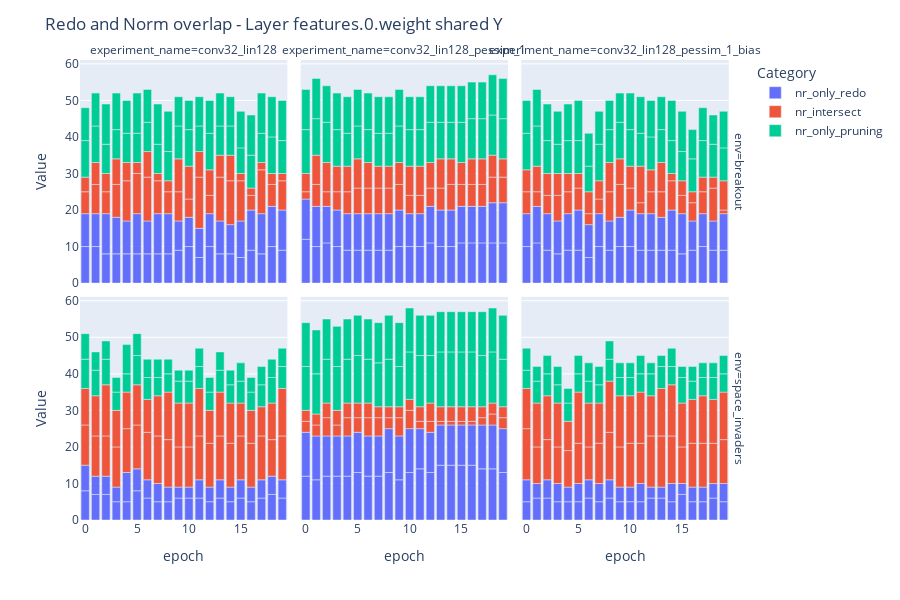
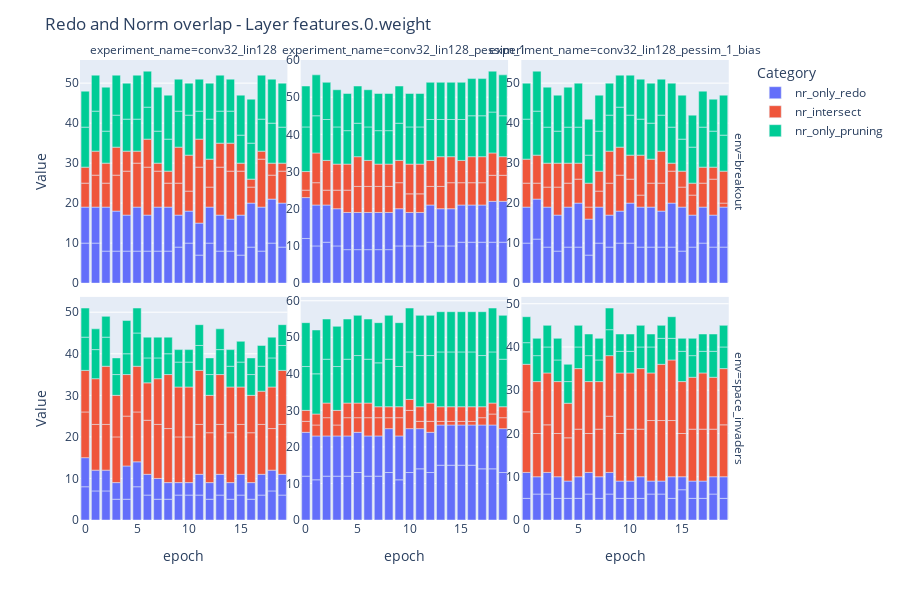
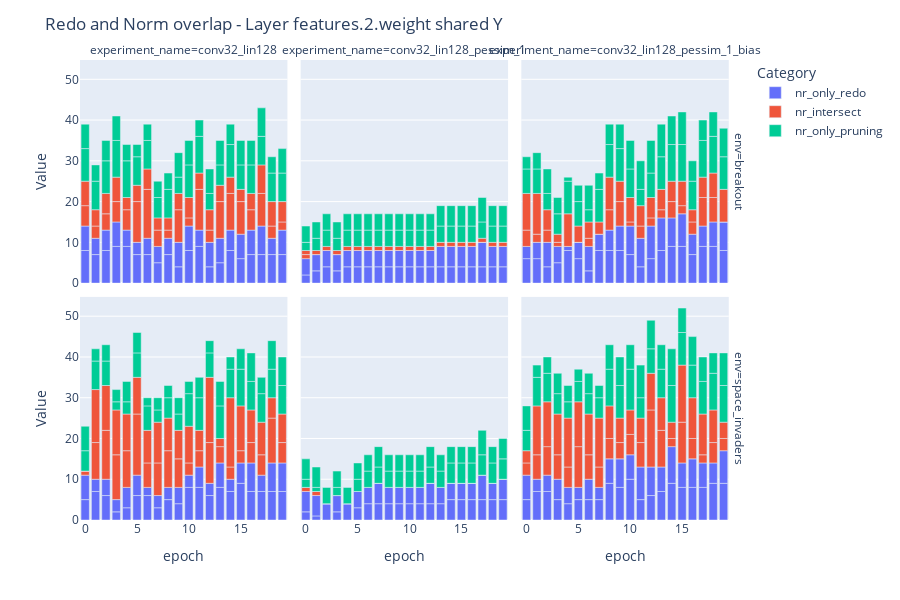
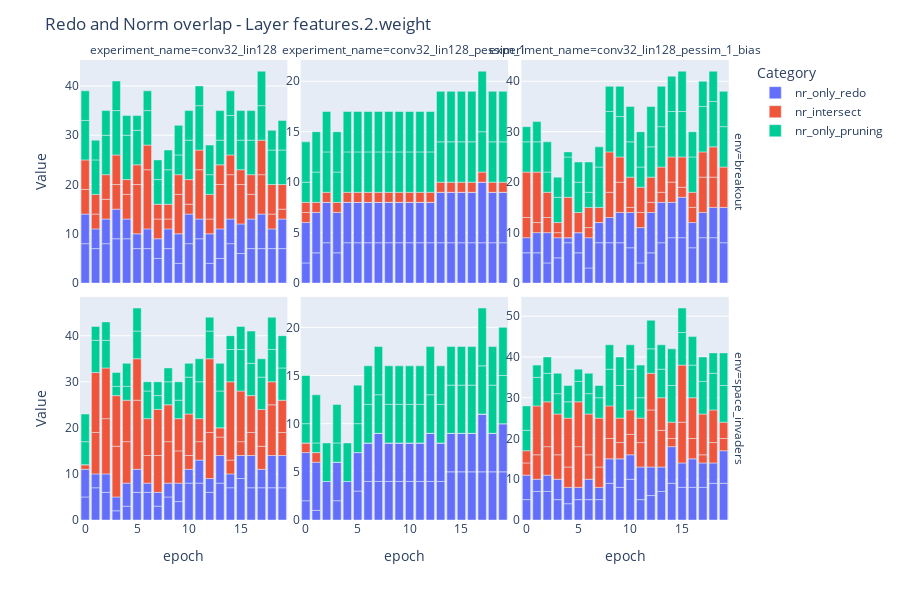

These figures' notebook cell, in order:
### Code cell
import plotly.graph_objects as go
import plotly.express as px
import plotly.io as pio

df_sub1 = df_res[df_res["experiment_name"].isin(['conv32_lin128', 'conv32_lin128_pessim_1', 'conv32_lin128_pessim_1_bias'])]


for layer in df_sub1["layer"].unique():
    sub_df = df_sub1[(df_sub1["tau"] == 0.025) & (df_sub1["layer"] == layer)]

    melted_df = sub_df.melt(id_vars=['env', 'experiment_name', 'epoch'],
                            value_vars=['nr_only_redo', 'nr_intersect', 'nr_only_pruning'],
                            var_name='Category', value_name='Value')

    fig = px.bar(melted_df, x="epoch", y="Value", color="Category", facet_row="env", facet_col="experiment_name",
                height=600)
    
    title = f"Redo and Norm overlap - Layer {layer} shared Y"
    file_path = f"imgs/{title}.png"

    # Save the figure as a PNG image
    # pio.write_image(fig, file_path)

    fig.update_layout(title=title)
    fig.show()


    melted_df = sub_df.melt(id_vars=['env', 'experiment_name', 'epoch'],
                            value_vars=['nr_only_redo', 'nr_intersect', 'nr_only_pruning'],
                            var_name='Category', value_name='Value')

    fig = px.bar(melted_df, x="epoch", y="Value", color="Category", facet_row="env", facet_col="experiment_name", height=600)

    fig.update_yaxes(matches=None, showticklabels=True)

    title = f"Redo and Norm overlap - Layer {layer}"
    file_path = f"imgs/{title}.png"
    
    # Save the figure as a PNG image
    # pio.write_image(fig, file_path)

    fig.update_layout(title=title)

    fig.show()
